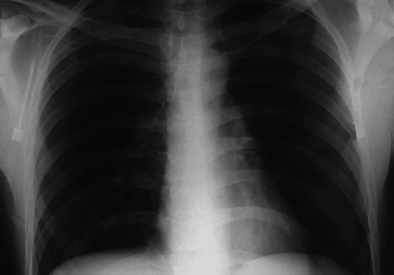
#> input picture images-used/Fig0459(a)(orig_chest_xray).tif, 394 x 275 px, shrunk from 596 x 416 before the run, found by its file name
$ jupyter execute 'Prova Prática - Maria Eduarda Alves Gonzalez.ipynb'
#> lines starting #> are read from the running program, lines starting #| are printed output that depends on the picture
[cell 1]
import cv2
import numpy as np
from matplotlib import pyplot as plt

#Questão 1

[cell 2]
#leitura da imagem com a função imread()

imagem = cv2.imread('Fig0459(a)(orig_chest_xray).tif')
#> imagem is the input picture: shape (275, 394, 3); min 5, max 220, mean 59.9
print('Largura em pixels: ', end='')
print(imagem.shape[1]) #largura da imagem
#| 394
print('Altura em pixels: ', end='')
print(imagem.shape[0]) #altura da imagem
#| 275
print('Qtde de canais: ', end='')
print(imagem.shape[2])
#| 3

a)

[cell 3]
im1 = cv2.imread('Fig0459(a)(orig_chest_xray).tif')
img = cv2.cvtColor(im1, cv2.COLOR_BGR2GRAY)

plt.figure()
plt.title("Histograma")
plt.xlabel("Intensidade")
plt.ylabel("Qtde de Pixels")
plt.hist(img.ravel(), 256, [0,256])
plt.xlim([0, 256])
plt.show()
#> figure, not shown here; tallest bar 6248 high, from x = 11 to 12
plt.figure()

Ao observar o histograma original é possível perceber a presença de muitos tons escuros, fazendo com que a imagem não possua muitos detalhes.

b)

[cell 4]
#operação de equalização do histograma:
h_eq = cv2.equalizeHist(img)
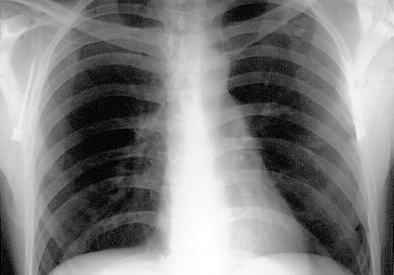
#> h_eq: shape (275, 394); min 0, max 255, mean 129.6

# create a CLAHE object (Arguments are optional).
clahe = cv2.createCLAHE(clipLimit=2.0, tileGridSize=(4,4))
cl1 = clahe.apply(img)
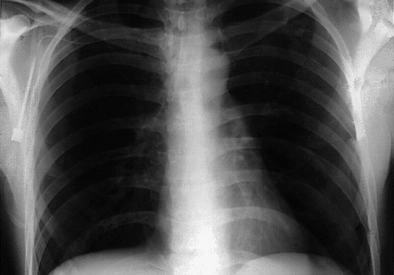
#> cl1: shape (275, 394); min 3, max 249, mean 82.3


plt.figure()
plt.title("Histograma")
plt.xlabel("Intensidade")
plt.ylabel("Qtde de Pixels")
plt.hist(img.ravel(), 256, [0,256])
plt.xlim([0, 256])
plt.show()
plt.figure()
plt.title("Histograma CLAHE")
plt.xlabel("Intensidade")
plt.ylabel("Qtde de Pixels")
plt.hist(cl1.ravel(), 256, [0,256])
plt.xlim([0, 256])
plt.show()
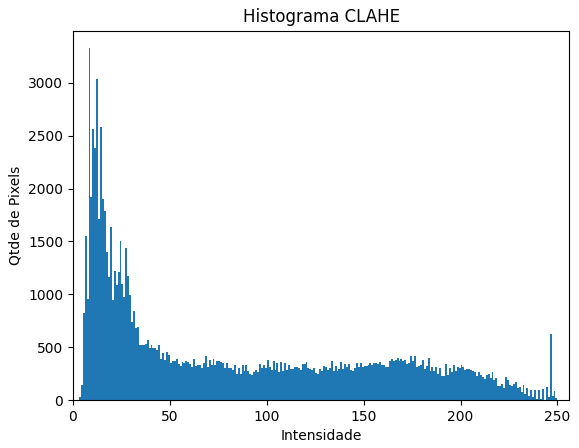
#> figure drawn by matplotlib, 1 panel; tallest bar 3327 high, from x = 8 to 9
cv2.waitKey(0)

[cell 5]
plt.figure(figsize=(18,10));
plt.subplot(1,2,1);plt.imshow(im1, cmap ='gray');plt.title('Imagem Original',size=25)
plt.subplot(1,2,2);plt.imshow(cl1, cmap ='gray');plt.title('Imagem Equalizada CLAHE',size=25);

Como o CLAHE é uma variante da equalização de histograma que melhora o contraste da imagem, é relevante usar esse tipo de equalização nessa imagem, visto que a deixou mais rica em detalhes.

#Questão 2

[cell 6]
# IMPORTAR A IMAGEM
img = cv2.imread(r"FigP0917(noisy_rectangle).tif")
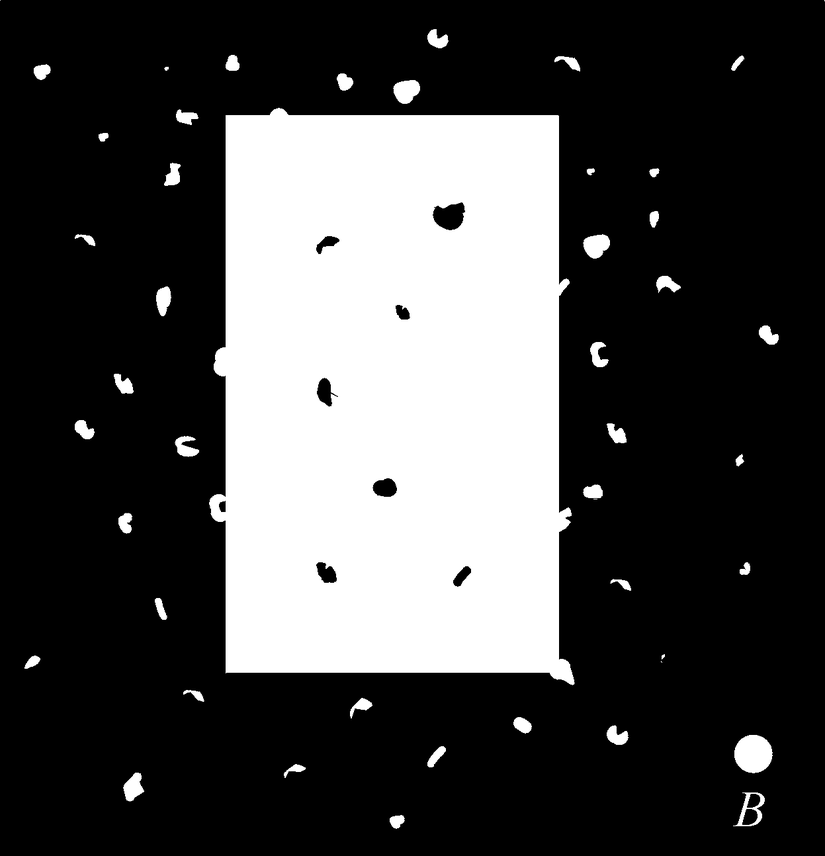
#> input picture images-used/FigP0917(noisy_rectangle).tif, 825 x 856 px, shrunk from 1247 x 1294 before the run, found by its file name
#> img is the input picture: shape (856, 825, 3); min 0, max 255, mean 70.1

# NORMALIZAR A IMAGEM
img_n = (img - img.min())/(img.max() - img.min())

print("valor maximo de pixel da imagem original = ",img.max(), ', e valor maximo de pixel da imagem normalizada = ', img_n.max())
#| valor maximo de pixel da imagem original =  255 , e valor maximo de pixel da imagem normalizada =  1.0

plt.figure(figsize = (10,10))
plt.imshow(img, cmap="Greys");

Erosão (A ⊝ B)

[cell 7]
# KERNEL (k)
N = 45 #10
KR= cv2.getStructuringElement(cv2.MORPH_RECT,(N,N)) #   Mascara retangular
KE= cv2.getStructuringElement(cv2.MORPH_ELLIPSE,(N,N)) #  Mascara eliptica
KC= cv2.getStructuringElement(cv2.MORPH_CROSS,(N,N)) #   Mascara em cruz

KQ = KR # escolha da mascara

erode = cv2.erode(img_n, KQ)
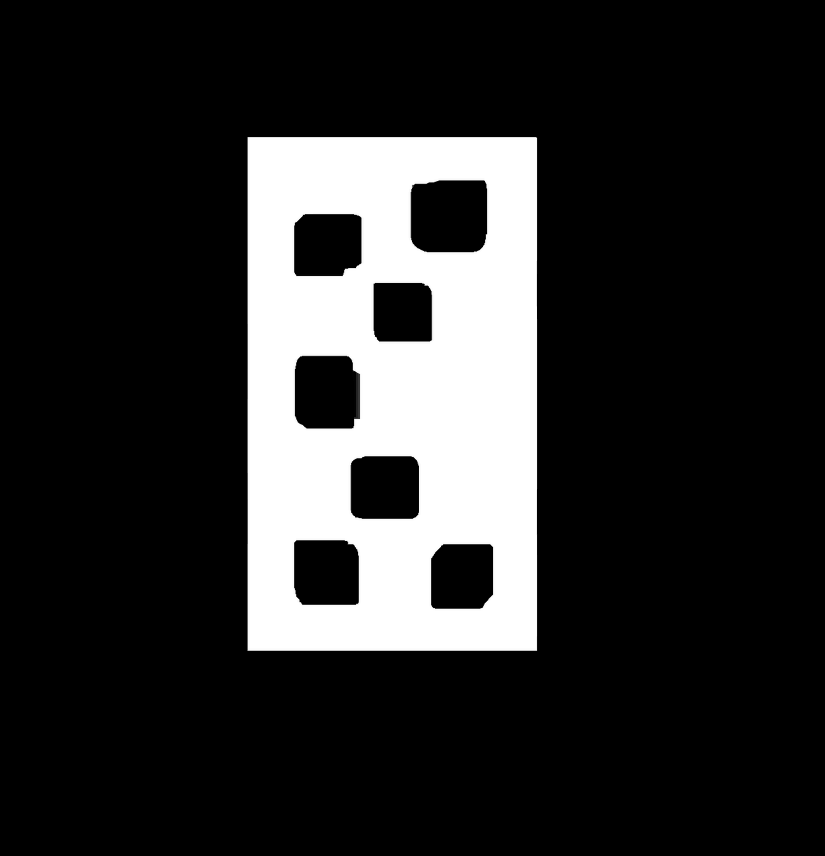
#> erode: shape (856, 825, 3) float64; min 0, max 1, mean 0.169

plt.figure(figsize=[15,10]);
plt.subplot(1,2,1);plt.imshow(img, cmap='gray');plt.title('Imagem Original',size=25)
plt.subplot(1,2,2);plt.imshow(erode, cmap='gray');plt.title('Imagem Erodida',size=25);

Dilatação (A ⊕ B)

[cell 8]
# KERNEL (k)
N = 77
KR= cv2.getStructuringElement(cv2.MORPH_RECT,(N,N)) #   Mascara retangular
KE= cv2.getStructuringElement(cv2.MORPH_ELLIPSE,(N,N)) #  Mascara eliptica
KC= cv2.getStructuringElement(cv2.MORPH_CROSS,(N,N)) #   Mascara em cruz

KQ = KR # escolha da mascara

dilate = cv2.dilate(erode, KQ, iterations=1)
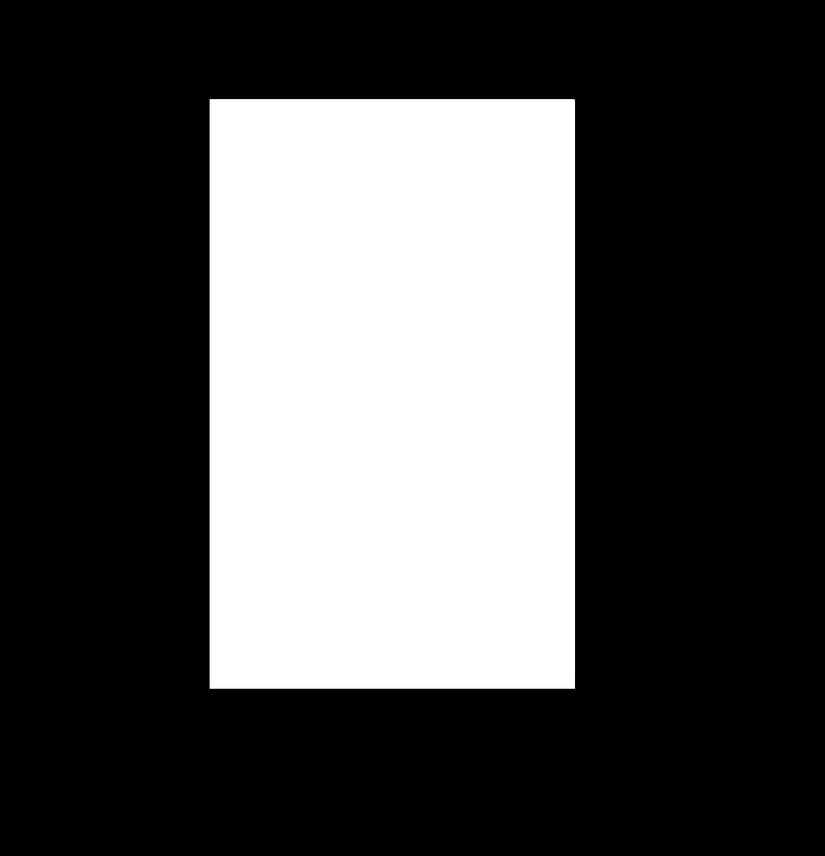
#> dilate: shape (856, 825, 3) float64; min 0, max 1, mean 0.305

plt.figure(figsize=(18,10));
plt.subplot(1,2,1);plt.imshow(erode, cmap ='gray');plt.title('Imagem Erodida',size=25)
plt.subplot(1,2,2);plt.imshow(dilate, cmap ='gray');plt.title('Imagem Dilatada',size=25);

Erosão 2 (A ⊝ B)

[cell 9]
# KERNEL (k)
N = 45 #10
KR= cv2.getStructuringElement(cv2.MORPH_RECT,(N,N)) #   Mascara retangular
KE= cv2.getStructuringElement(cv2.MORPH_ELLIPSE,(N,N)) #  Mascara eliptica
KC= cv2.getStructuringElement(cv2.MORPH_CROSS,(N,N)) #   Mascara em cruz

KQ = KR # escolha da mascara

erode_2 = cv2.erode(dilate, KQ)

plt.figure(figsize=[15,10]);
plt.subplot(1,2,1);plt.imshow(dilate, cmap='gray');plt.title('Imagem Dilatada',size=25)
plt.subplot(1,2,2);plt.imshow(erode_2, cmap='gray');plt.title('Imagem Erodida 2',size=25);

[cell 10]
plt.figure(figsize=(18,10));
plt.subplot(1,2,1);plt.imshow(img, cmap ='gray');plt.title('Imagem Original',size=25)
plt.subplot(1,2,2);plt.imshow(erode_2, cmap ='gray');plt.title('Imagem Final',size=25);

Primeiramente foi aplicada erosão para eliminar os ruídos brancos na imagem. Depois foi aplicada dilatação para preencher os buracos no retângulo e, por fim, foi aplicada erosão novamente para reduzir o tamanho do retângulo para seu formato original, uma vez que a dilatação tinha feito com que ele aumentasse de tamanho.

#Questão 3

[cell 11]
from google.colab.patches import cv2_imshow

img = cv2.imread('Fig0918(a)(Chickenfilet with bones).tif')
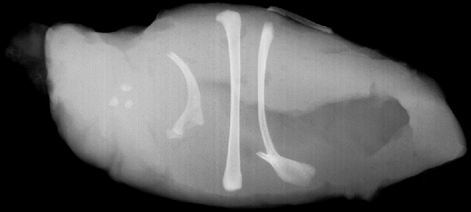
#> input picture images-used/Fig0918(a)(Chickenfilet with bones).tif, 471 x 212 px, shrunk from 712 x 321 before the run, found by its file name
#> img is the input picture: shape (212, 471, 3); min 0, max 230, mean 92.5
img_ = cv2.cvtColor(img, cv2.COLOR_BGR2GRAY) #converte P&B

[cell 12]
kernel1 = np.array([[0.0, -1.0, 0.0],
                  [-1.0, 4.0, -1.0],
                  [0.0, -1.0, 0.0]])

#filter the source image
img_pa1 = cv2.filter2D(img_,-1,kernel1)
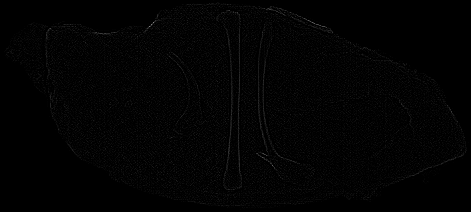
#> img_pa1: shape (212, 471); min 0, max 132, mean 2.6

h_img = cv2.hconcat([img_, img_pa1])
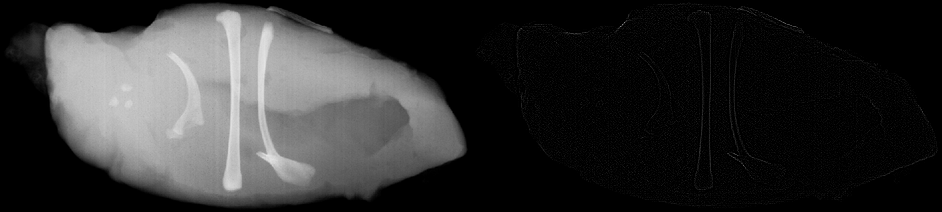
#> h_img: shape (212, 942); min 0, max 230, mean 47.6
cv2_imshow(h_img)

[cell 13]
#AGUÇAMENTO:

agucamento=cv2.add(img_,img_pa1) #https://docs.opencv.org/3.4/d0/d86/tutorial_py_image_arithmetics.html

h_img = cv2.hconcat([img_, agucamento])
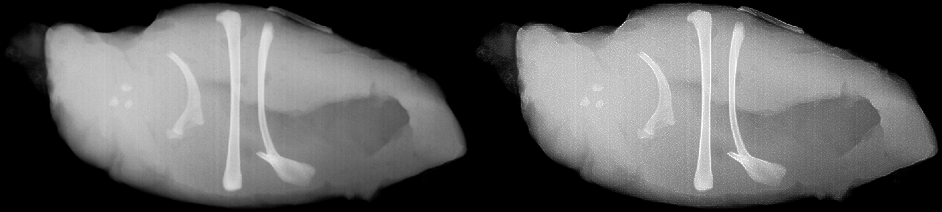
#> h_img: shape (212, 942); min 0, max 255, mean 93.8
cv2_imshow(h_img)
